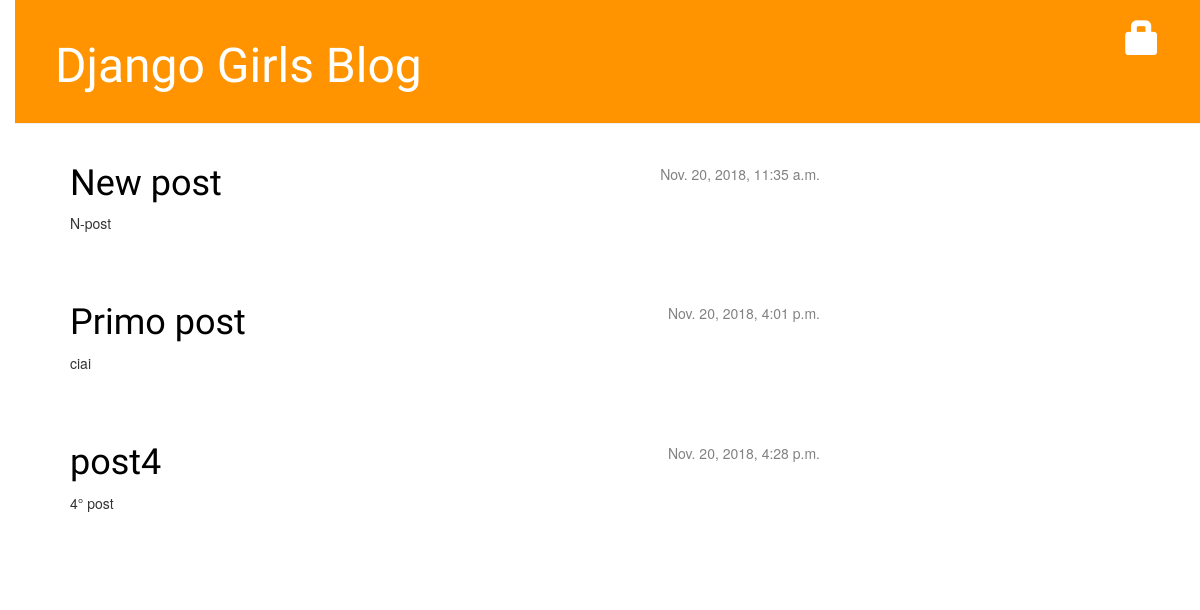
The page / on the database its author committed.
### blog/models.py (models this page shows, shortened)
class Post(models.Model):
    author = models.ForeignKey(settings.AUTH_USER_MODEL, on_delete=models.CASCADE)
    title = models.CharField(max_length=200)
    text = models.TextField()
    created_date = models.DateTimeField(default=timezone.now)
    published_date = models.DateTimeField(blank=True, null=True)

### blog/views.py (the view)
# urls.py: url(r'^$', views.post_list, name='post_list'),
def post_list(request):
    posts = Post.objects.filter(published_date__lte=timezone.now()).order_by('published_date')
    return render(request, 'blog/post_list.html', {'posts': posts})

### blog/templates/blog/post_list.html
{% extends 'blog/base.html' %}
{% block content %}
    {% for post in posts %}
        <div class="post">
            <div class="date">
                {{ post.published_date }}
            </div>
            <h1><a href="{% url 'post_detail' pk=post.pk %}">{{ post.title }}</a></h1>
            <p>{{ post.text|linebreaksbr }}</p>
        </div>
    {% endfor %}
{% endblock %}

### blog/static/css/blog.css (style rules this page uses)
h1 a { color: #FCA205; font-family: 'Lobster'; }
body { padding-left: 15px; }
h1, h2, h3, h4 { font-family: 'Lobster', cursive; }
.date { float: right; color: #828282; }
.post { margin-bottom: 70px; }
.post h1 a, .post h1 a:visited { color: #000000; }

### rows shown on the page
Post: published_date "Nov. 20, 2018, 11:35 a.m.", title "New post", text "N-post"
Post: published_date "Nov. 20, 2018, 4:01 p.m.", title "Primo post", text "ciai"
Post: published_date "Nov. 20, 2018, 4:28 p.m.", title "post4", text "4° post"
